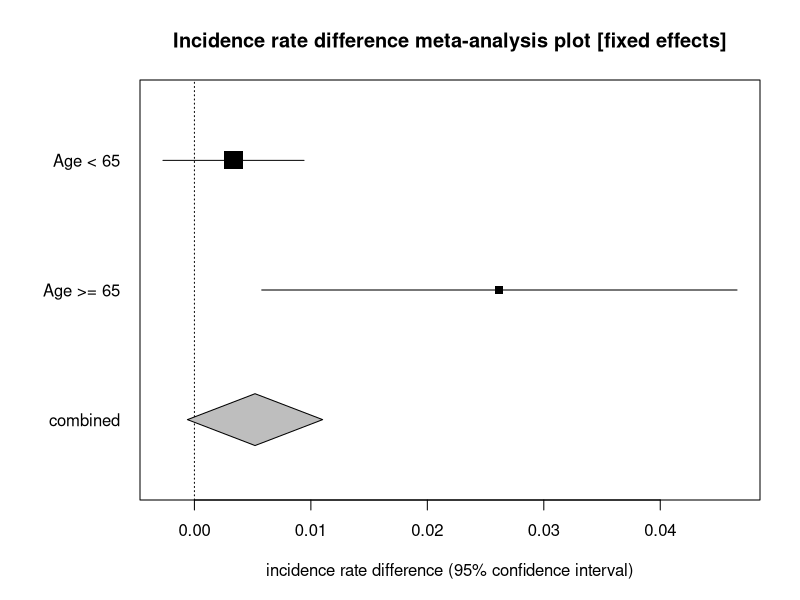
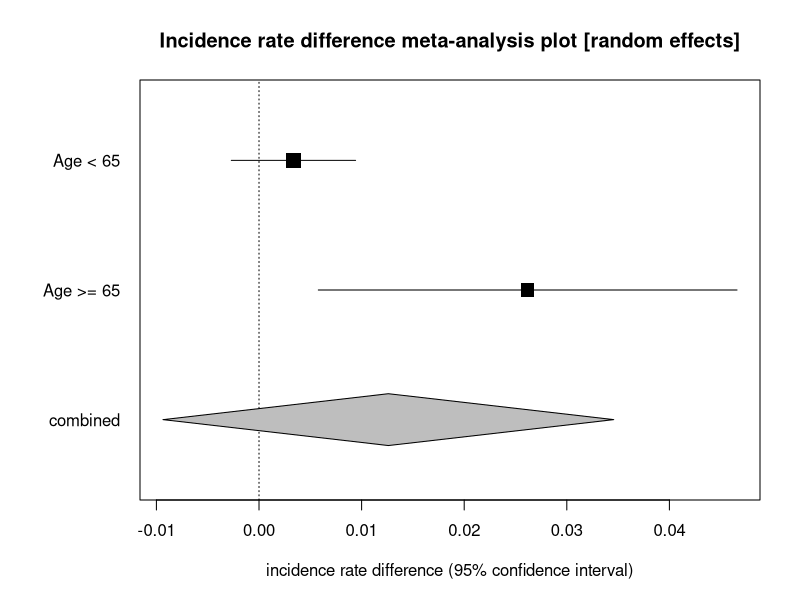

These charts were generated, in order, by the following R code:
# Incidence rate meta-analysis: the StatsDirect help example (Rothman and Monson 1973,
# deaths among patients with trigeminal neuralgia in two age strata, exposed and not
# exposed; the test workbook's meta worksheet columns Exposed cases, Exposed
# person-time, Control cases, Control person-time and Age split) in R
a <- c(14, 76)        # cases in the exposed groups
pt1 <- c(1516, 949)   # person-years in the exposed groups
b <- c(10, 121)       # cases in the non-exposed groups
pt2 <- c(1701, 2245)  # person-years in the non-exposed groups
strata <- c("Age < 65", "Age >= 65")
k <- length(a)
z <- qnorm(0.975)     # for 95% confidence intervals
six <- function(x) formatC(x, digits = 6, format = "f", drop0trailing = TRUE)
pv <- function(p) {
  if (p < 0.0001) "P < 0.0001" else
    paste("P =", formatC(p, digits = 4, format = "f", drop0trailing = TRUE))
}

# Base R has no meta-analysis function, so the pooling follows the formulae above: a
# fixed effects estimate weighted by inverse variance, Cochran's Q for heterogeneity,
# the DerSimonian-Laird moment estimate of the between-studies variance (tau squared,
# zero when Q is below its degrees of freedom) and the random effects estimate, whose
# weights add tau squared to each stratum's variance (two or more strata)
pool <- function(y, v) {
  w <- 1 / v
  fixed <- sum(w * y) / sum(w)
  q <- sum(w * (y - fixed)^2)
  tau2 <- max(0, (q - (k - 1)) / (sum(w) - sum(w^2) / sum(w)))
  wr <- 1 / (v + tau2)
  list(fixed = fixed, se = sqrt(1 / sum(w)), q = q, tau2 = tau2,
       random = sum(wr * y) / sum(wr), se_r = sqrt(1 / sum(wr)),
       fixed_pct = 100 * w / sum(w), random_pct = 100 * wr / sum(wr))
}
# The pooled part of the report; f back-transforms a log ratio to a ratio
summarise <- function(p, name, null, f = identity) {
  ci <- function(est, se) {
    paste0("(95% CI = ", six(f(est - z * se)), " to ", six(f(est + z * se)), ")")
  }
  cat("Fixed effects (inverse variance)\n")
  cat("Pooled", name, "=", six(f(p$fixed)), ci(p$fixed, p$se), "\n")
  cat("Z (test ", name, " differs from ", null, ") = ", six(p$fixed / p$se), "  ",
      pv(2 * pnorm(-abs(p$fixed / p$se))), "\n", sep = "")
  cat("Non-combinability of studies\n")
  cat("Cochran Q = ", six(p$q), "  (df = ", k - 1, ")  ",
      pv(pchisq(p$q, k - 1, lower.tail = FALSE)), "\n", sep = "")
  cat("Moment-based estimate of between studies variance =", six(p$tau2), "\n")
  # I2 is the share of Q beyond its degrees of freedom. Its confidence interval treats
  # Q as non-central chi-square: the distribution function at the observed Q is solved
  # for the non-centrality parameter lambda at each tail probability (a limit is 0 when
  # even the central distribution gives less), and each limit is lambda / (df + lambda)
  one <- function(x) formatC(x, digits = 1, format = "f", drop0trailing = TRUE)
  i2 <- max(0, 100 * (p$q - (k - 1)) / p$q)
  lambda <- function(prob) {
    if (pchisq(p$q, k - 1) <= prob) 0 else
      uniroot(function(l) pchisq(p$q, k - 1, ncp = l) - prob, c(0, 10 * p$q + 100),
              tol = 1e-10)$root
  }
  lim <- c(lambda(0.975), lambda(0.025))
  cat("I2 (inconsistency) = ", one(i2), "% (95% CI = ",
      one(100 * lim[1] / (k - 1 + lim[1])), "% to ",
      one(100 * lim[2] / (k - 1 + lim[2])), "%)\n", sep = "")
  cat("Random effects (DerSimonian-Laird)\n")
  cat("Pooled", name, "=", six(f(p$random)), ci(p$random, p$se_r), "\n")
  cat("Z (test ", name, " differs from ", null, ") = ", six(p$random / p$se_r), "  ",
      pv(2 * pnorm(-abs(p$random / p$se_r))), "\n", sep = "")
}
# The forest plots that follow in the report: each stratum's estimate and interval, a
# box that grows with its weight, and the pooled estimate as a diamond at the foot
forest <- function(est, lower, upper, pooled, p_lower, p_upper, pct, main, xlab,
                   null, log = "") {
  par(mar = c(5, 7, 4, 2))
  y <- (k + 1):2
  plot(NA, xlim = range(lower, upper, p_lower, p_upper), ylim = c(0.5, k + 1.5),
       log = log, yaxt = "n", ylab = "", xlab = xlab, main = main)
  axis(2, at = c(y, 1), labels = c(strata, "combined"), las = 1, tick = FALSE)
  abline(v = null, lty = 3)
  segments(lower, y, upper, y)
  points(est, y, pch = 15, cex = 0.5 + 2 * sqrt(pct / 100))
  polygon(c(p_lower, pooled, p_upper, pooled), c(1, 1.2, 1, 0.8), col = "grey")
}

# Each stratum's incidence rate difference, with its approximate interval: the
# difference plus and minus z standard errors, from the Poisson variance of the
# difference, a/pt1^2 + b/pt2^2, which the fixed effects weights invert
ird <- a / pt1 - b / pt2
v_ird <- a / pt1^2 + b / pt2^2
se_ird <- sqrt(v_ird)
res <- pool(ird, v_ird)
cat("Incidence rate difference (IRD) meta-analysis\n")
print(data.frame(stratum = 1:k, IRD = six(ird), lower = six(ird - z * se_ird),
                 upper = six(ird + z * se_ird), strata), row.names = FALSE)
# The report's next table: the standardised effect is the difference itself, with its
# variance beside the weights
print(data.frame(stratum = 1:k, effect = six(ird), variance = six(v_ird),
                 fixed = six(res$fixed_pct), random = six(res$random_pct), strata),
      row.names = FALSE)
summarise(res, "IRD", 0)
# The report ends with bias indicators (Begg-Mazumdar and Egger) only when more than
# three strata are pooled: with these two it says why there are none
cat("Bias indicators\n")
cat("Bias indicators need more than three studies with an estimate\n")
forest(ird, ird - z * se_ird, ird + z * se_ird, res$fixed, res$fixed - z * res$se,
       res$fixed + z * res$se, res$fixed_pct,
       "Incidence rate difference meta-analysis plot [fixed effects]",
       "incidence rate difference (95% confidence interval)", 0)
forest(ird, ird - z * se_ird, ird + z * se_ird, res$random, res$random - z * res$se_r,
       res$random + z * res$se_r, res$random_pct,
       "Incidence rate difference meta-analysis plot [random effects]",
       "incidence rate difference (95% confidence interval)", 0)
